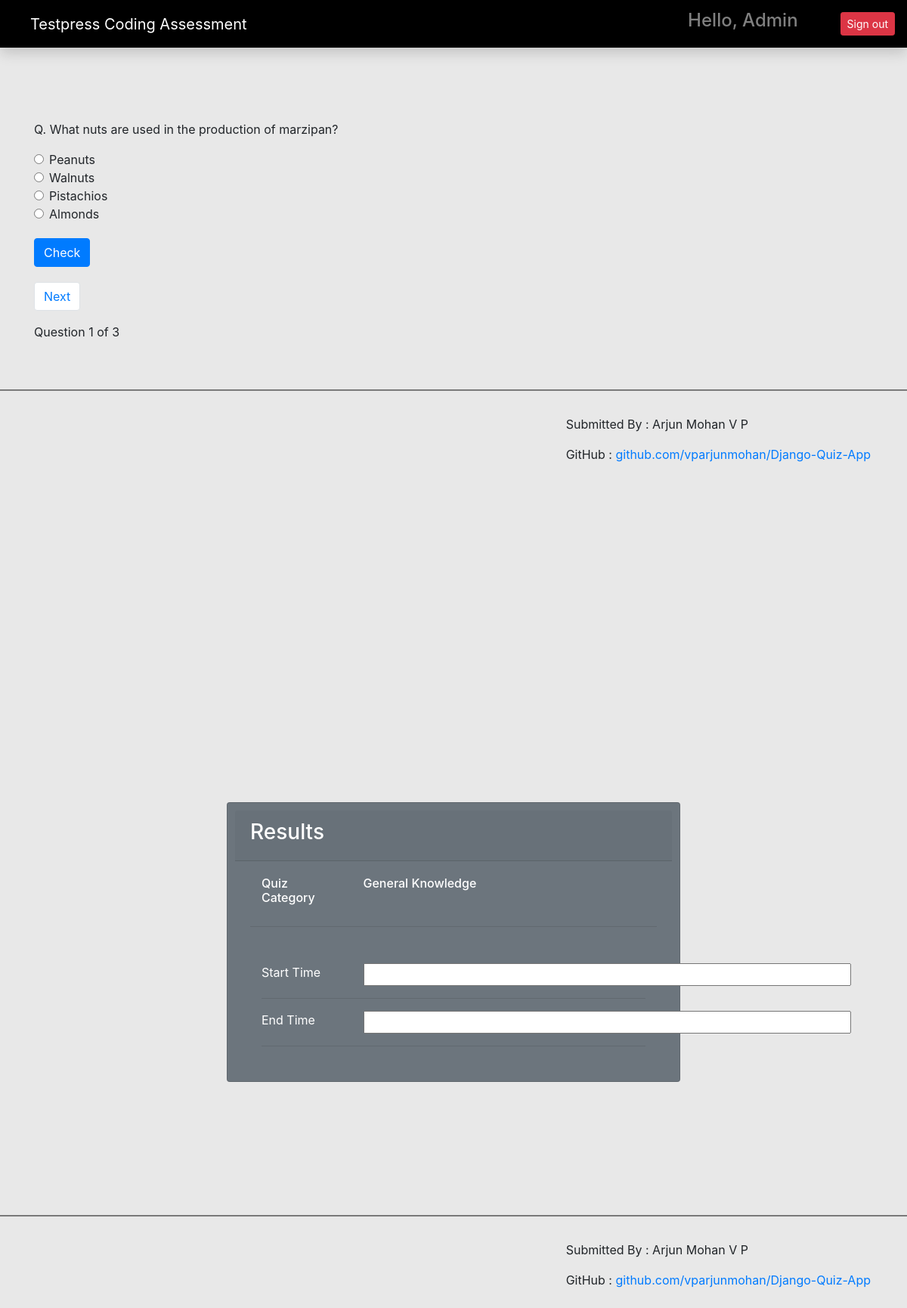
Page /quiz/category/2/ (signed in) on the earlier database version.
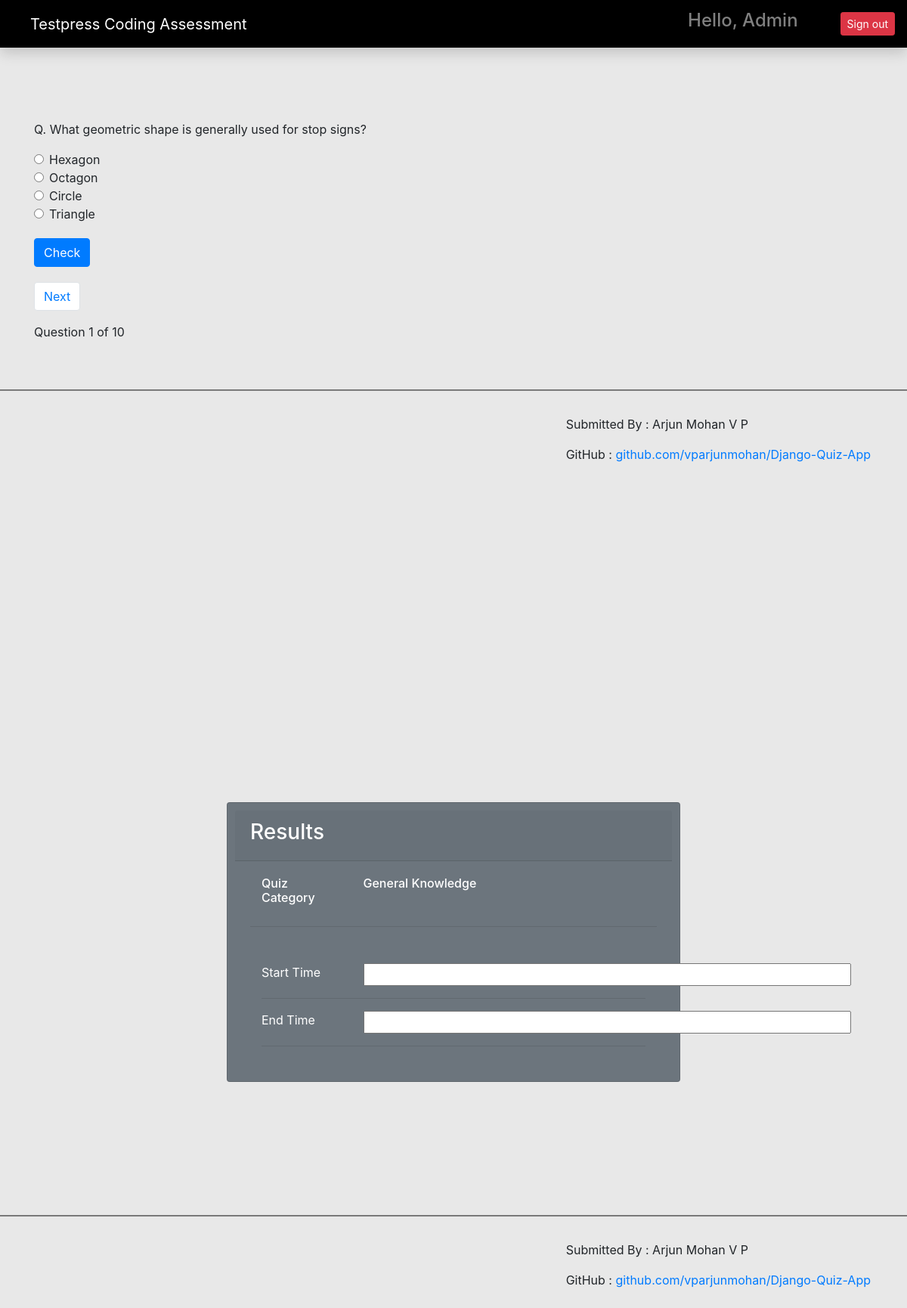
Same page on the later database version.
### quiz/models.py (models this page shows, shortened)
class Question(models.Model):
    choice = models.ForeignKey(Category, on_delete=models.CASCADE)
    question = models.CharField(max_length=250)
    answer = models.CharField(max_length=100)
    option_one = models.CharField(max_length=100)
    option_two = models.CharField(max_length=100)
    option_three = models.CharField(max_length=100, blank=True)
    option_four = models.CharField(max_length=100, blank=True)
    created_at = models.DateTimeField(auto_now_add=True)
    updated_at = models.DateTimeField(auto_now=True)

class Category(models.Model):
    owner = models.ForeignKey(to=User, on_delete=models.CASCADE)
    category = models.CharField(max_length=200)
    def __str__(self):
        return self.category

### quiz/views.py (the view, shortened to what this page needs)
# urls.py: path('category/<int:pk>/', take_quiz, name='take_quiz'),
@login_required(login_url='/login/')
def take_quiz(request, pk):
    questions = Question.objects.filter(choice=pk).order_by('-created_at')
    paginator = Paginator(questions,1)
    page_number = request.GET.get('page')
    page_obj = Paginator.get_page(paginator, page_number)
    context = {'questions': questions, 'page_obj': page_obj,}
    if request.method == 'GET':
        request.session['previous_page'] = request.path_info + "?page=" + request.GET.get("page", '1')
        return render(request, 'quiz.html', context)

### templates/quiz.html (shortened to what this page needs)
{% extends 'base.html' %}
{% load static %}
{% block content %}
<div id="section1">
<div class="container mt-5 pt-5">
{% for question in page_obj %}
<form action="" method="post">
  <p>Q. {{question.question}}</p>
  <div class="form-check">
  <input class="form-check-input" type="radio" name="option" id="option_one" value="{{question.option_one}}">
    {{question.option_one}}
</div>
<div class="form-check">
  <input class="form-check-input" type="radio" name="option" id="option_two" value="{{question.option_two}}">
    {{question.option_two}}
</div>
<div class="form-check">
  <input class="form-check-input" type="radio" name="option" id="option_three" value="{{question.option_three}}">
    {{question.option_three}}
</div>
<div class="form-check lower-radio">
  <input class="form-check-input" type="radio" name="option" id="option_four" value="{{question.option_four}}">
    {{question.option_four}}
</div>
  <input class="btn btn-primary check-btn" type="submit" value="Check" id="check" onclick="displayRadioValue();"/>
</form>
</div>
{% endfor %}
<div class="container">
  <div class="pagination-btns">
    <ol class="pagination align-right mr-auto">
    {% if page_obj.has_next %}
      <li class="page-item">
        <a id="next-btn" class="page-link btn btn-success" href="?page={{ page_obj.next_page_number }}" id="next-button" >Next</a>
      </li>
      {% endif %}
    </ol>
Question {{page_obj.number}} of {{page_obj.paginator.num_pages}}
</div>
</div>
    <br><br>
<hr style="height:1px;color:gray;background-color:gray;">
<footer class="mr-lg-5 mt-3" style="float:right;">
  <p>Submitted By : Arjun Mohan V P</p>
  <p>GitHub : <a href="https://github.com/vparjunmohan/Django-Quiz-App" target=_blank>github.com/vparjunmohan/Django-Quiz-App</a></p>
</footer>
</div>
<div  id="section2">
<div class="card text-white bg-secondary mb-3 quizresults">
    <div class="card-header"><h3>Results</h3></div>
    <div class="card-body">
    <div class="container">
    <div class="row">
      <h6 class="card-title col-3">Quiz Category</h6>
      {% for question in page_obj %}
      <h6 class="card-title col-8">{{question.choice}} </h6>
      {% endfor %}
    </div>
    </div>
    <hr>
      <div class="container mt-lg-5">
      <div class="row">
        <div class="col-3">Start Time</div>
        <div class="col-8" id="displayStartTime">
        <input type="text" size="58" id="startTimeField" readonly="true">
        </div>
      </div>
      <hr>
      <div class="row">
        <div class="col-3">End Time</div>
        <div class="col-8" id="displayEndTime">
        <input type="text" size="58" id="endTimeField" readonly="true">
        </div>
      </div>
      <hr>
      </div>
    </div>
  </div>
      <br><br><br><br><br><br>
<hr style="height:1px;color:gray;background-color:gray;">
<footer class="mr-lg-5 mt-3" style="float:right;">
  <p>Submitted By : Arjun Mohan V P</p>
  <p>GitHub : <a href="https://github.com/vparjunmohan/Django-Quiz-App" target=_blank>github.com/vparjunmohan/Django-Quiz-App</a></p>
</footer>
</div>
{% endblock content %}

### templates/base.html (shortened to what this page needs)
{% load static %}
<html lang="en">
<head>
  <link href="{% static 'css/bootstrap.min.css'%}" rel="stylesheet" />
  <link href="{% static 'css/main.css'%}" rel="stylesheet" />
  <link rel="stylesheet" href="https://maxcdn.bootstrapcdn.com/bootstrap/4.0.0/css/bootstrap.min.css" />
  <link rel="stylesheet" href="{% static 'css/styles.css' %}">
</head>
<body>
  <nav class="navbar navbar-dark sticky-top flex-md-nowrap p-0 shadow">
    <a class="navbar-brand col-md-3 col-lg-2 me-0 px-3 ml-4" href="{% url 'index_page' %}">Testpress Coding
      Assessment</a>
    <ul class="navbar-nav px-3" style="display: flex; flex-direction: row; align-items:center;">
      <li class="nav-item text-nowrap">
        <div href="" class="nav-link">
          <h4 class="text text-capitalize">
            Hello, {{request.user.username}}
          </h4>
        </div>
      </li>
      <li class="nav-item text-nowrap mt-3 ml-2">
        <form action="{% url 'logout' %}" method="post">
          <input class="btn btn-danger btn-sm ml-5" type="submit" value="Sign out">
        </form>
      </li>
    </ul>
  </nav>
  {% block content %}
  {% endblock content %}
</body>
</html>

### quiz/static/css/main.css (style rules this page uses)
.navbar { background-color: black; }

### quiz/static/css/styles.css (style rules this page uses)
body { overflow: hidden; background-color: #e8e8e8; }
.check-btn { margin-top: 10px; }
.pagination-btns { margin-top: 20px; }
.lower-radio { margin-bottom: 10px; }
.quizresults { margin: auto; margin-top: 150px; width: 50%; padding: 10px; }
#section1 { height: 100vh; }
#section2 { height: 100vh; }

Differences in the rows shown:
no longer on this page (row unchanged): Question: question "What nuts are used in the production of marzipan?", option_one "Peanuts", option_two "Walnuts", option_three "Pistachios", option_four "Almonds", choice "General Knowledge"
added Question: question "What geometric shape is generally used for stop signs?", option_one "Hexagon", option_two "Octagon", option_three "Circle", option_four "Triangle", choice "General Knowledge"
Other differences:
{{ page_obj.paginator.num_pages }}: "3" → "10"
